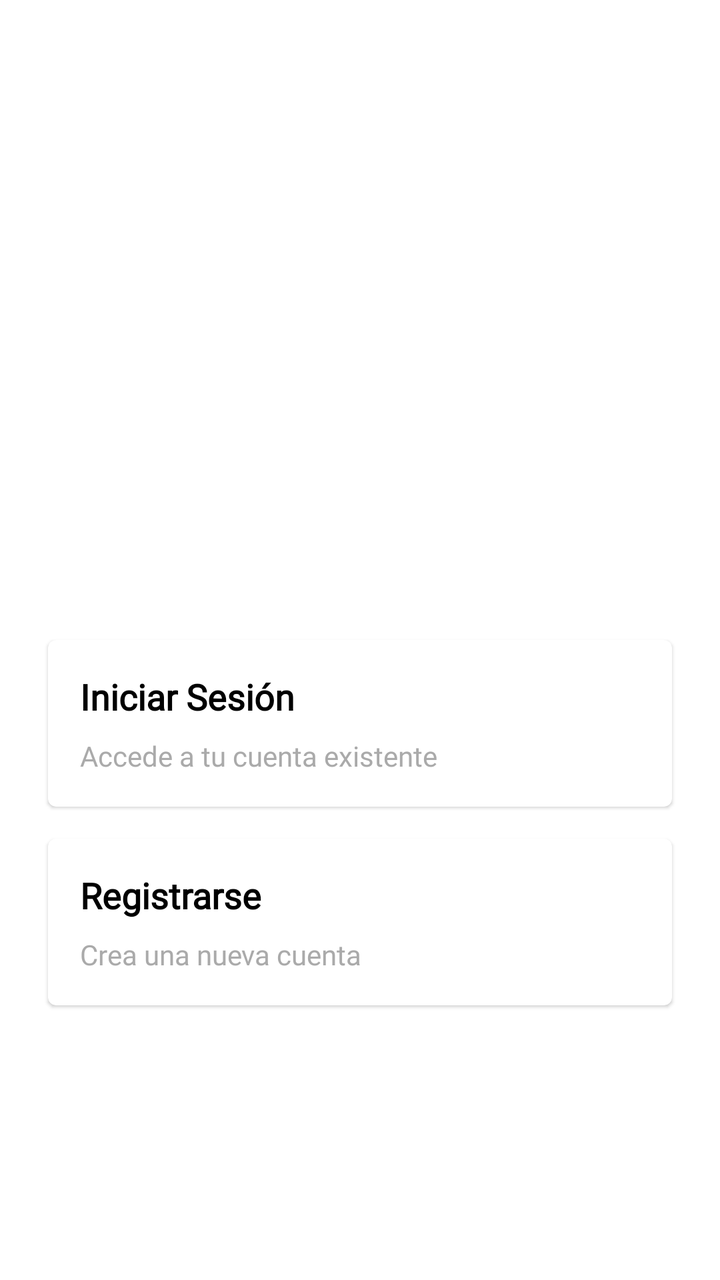
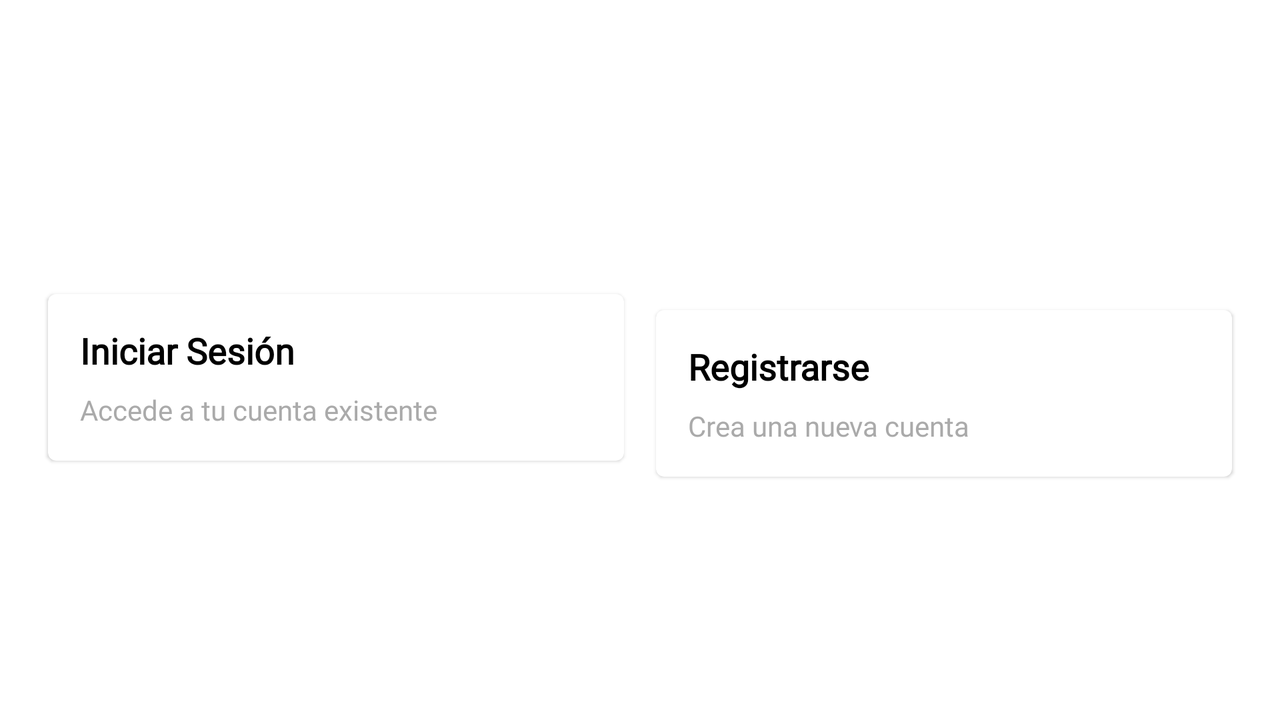

An Android layout and its configuration variant, each rendered on a device that would load it. The default file and the variant file are quoted in full after the pictures.
<!-- AndroidManifest.xml: activity theme Theme.EasyFinances -->
<!-- res/layout/activity_main.xml -->
<?xml version="1.0" encoding="utf-8"?>
<androidx.constraintlayout.widget.ConstraintLayout
    xmlns:android="http://schemas.android.com/apk/res/android"
    xmlns:app="http://schemas.android.com/apk/res-auto"
    android:layout_width="match_parent"
    android:layout_height="match_parent"
    android:background="@drawable/moneda"
    android:padding="16dp">

    
    <TextView
        android:id="@+id/textWelcome"
        android:layout_marginTop="10dp"
        android:layout_width="0dp"
        android:layout_height="wrap_content"
        android:text="@string/bienvenido_a_easyfinances"
        android:textSize="32sp"
        android:textStyle="bold"
        android:textColor="@color/white"
        android:gravity="center"
        android:layout_marginBottom="16dp"
        app:layout_constraintTop_toTopOf="parent"
        app:layout_constraintStart_toStartOf="parent"
        app:layout_constraintEnd_toEndOf="parent" />

    
    <androidx.constraintlayout.widget.Guideline
        android:id="@+id/guideline_middle"
        android:layout_width="wrap_content"
        android:layout_height="wrap_content"
        android:orientation="horizontal"
        app:layout_constraintGuide_percent="0.5" />

    
    <com.google.android.material.card.MaterialCardView
        android:id="@+id/cardLogin"
        android:layout_width="0dp"
        android:layout_height="wrap_content"
        android:layout_marginStart="8dp"
        android:layout_marginEnd="8dp"
        android:layout_marginBottom="32dp"
        android:clickable="true"
        android:focusable="true"
        android:background="?attr/selectableItemBackground"
        app:layout_constraintTop_toBottomOf="@id/guideline_middle"
        app:layout_constraintStart_toStartOf="parent"
        app:layout_constraintEnd_toEndOf="parent">

        <LinearLayout
            android:layout_width="match_parent"
            android:layout_height="wrap_content"
            android:orientation="vertical"
            android:padding="16dp">

            <TextView
                android:layout_width="match_parent"
                android:layout_height="wrap_content"
                android:text="@string/iniciar_sesion"
                android:textSize="18sp"
                android:textStyle="bold"
                android:layout_marginBottom="8dp"
                android:textColor="@android:color/black" />

            <TextView
                android:layout_width="match_parent"
                android:layout_height="wrap_content"
                android:text="@string/accede_a_tu_cuenta_existente"
                android:textSize="14sp"
                android:textColor="@android:color/darker_gray" />
        </LinearLayout>
    </com.google.android.material.card.MaterialCardView>

    
    <com.google.android.material.card.MaterialCardView
        android:id="@+id/cardRegister"
        android:layout_width="0dp"
        android:layout_height="wrap_content"
        android:layout_marginStart="8dp"
        android:layout_marginEnd="8dp"
        android:layout_marginTop="16dp"
        android:clickable="true"
        android:focusable="true"
        android:background="?attr/selectableItemBackground"
        app:layout_constraintTop_toBottomOf="@id/cardLogin"
        app:layout_constraintStart_toStartOf="parent"
        app:layout_constraintEnd_toEndOf="parent">

        <LinearLayout
            android:layout_width="match_parent"
            android:layout_height="wrap_content"
            android:orientation="vertical"
            android:padding="16dp">

            <TextView
                android:layout_width="match_parent"
                android:layout_height="wrap_content"
                android:text="@string/registrarse"
                android:textSize="18sp"
                android:textStyle="bold"
                android:layout_marginBottom="8dp"
                android:textColor="@android:color/black" />

            <TextView
                android:layout_width="match_parent"
                android:layout_height="wrap_content"
                android:text="@string/crea_una_nueva_cuenta"
                android:textSize="14sp"
                android:textColor="@android:color/darker_gray" />
        </LinearLayout>

    </com.google.android.material.card.MaterialCardView>
    
    <ImageButton
        android:id="@+id/buttonLanguage"
        android:layout_width="48dp"
        android:layout_height="48dp"
        android:layout_marginStart="268dp"
        android:layout_marginBottom="72dp"
        android:background="@color/cardview_light_background"
        android:contentDescription="@string/cambiar_idioma"
        android:src="@drawable/iconsidioma"
        app:layout_constraintBottom_toBottomOf="parent"
        app:layout_constraintStart_toStartOf="parent" />
</androidx.constraintlayout.widget.ConstraintLayout>
<!-- resources referenced by this layout -->
<resources>
  <color name="white">#FFFFFFFF</color>
  <string name="accede_a_tu_cuenta_existente">Accede a tu cuenta existente</string>
  <string name="bienvenido_a_easyfinances">Bienvenido a EasyFinances</string>
  <string name="cambiar_idioma">Cambiar Idioma</string>
  <string name="crea_una_nueva_cuenta">Crea una nueva cuenta</string>
  <string name="iniciar_sesion">Iniciar Sesión</string>
  <string name="registrarse">Registrarse</string>
  <style name="Theme.EasyFinances" parent="Theme.MaterialComponents.Light.NoActionBar">
          
          <item name="colorPrimary">@color/teal_700</item>
          <item name="colorPrimaryVariant">@color/teal_200</item>
          <item name="colorOnPrimary">@color/white</item>
  
          
          <item name="android:windowBackground">@color/white</item>
          <item name="android:textColorPrimary">@color/black</item>
  
          
          <item name="fontFamily">@font/roboto</item>
  
          
          <item name="android:statusBarColor">@color/teal_700</item>
          <item name="android:navigationBarColor">@color/white</item>
      </style>
  <color name="teal_700">#FF018786</color>
  <color name="teal_200">#FF03DAC5</color>
  <color name="black">#FF000000</color>
</resources>
<!-- res/layout-land/activity_main.xml (the repository's variant of the layout above) -->
<!-- drawn on the phone turned sideways -->
<?xml version="1.0" encoding="utf-8"?>

<androidx.constraintlayout.widget.ConstraintLayout
    xmlns:android="http://schemas.android.com/apk/res/android"
    xmlns:app="http://schemas.android.com/apk/res-auto"
    android:layout_width="match_parent"
    android:layout_height="match_parent"
    android:background="@drawable/moneda"
    android:padding="16dp">

    
    <ImageButton
        android:id="@+id/buttonLanguage"
        android:layout_width="48dp"
        android:layout_height="48dp"
        android:background="@color/cardview_light_background"
        android:contentDescription="@string/cambiar_idioma"
        android:src="@drawable/iconsidioma"
        app:layout_constraintTop_toTopOf="parent"
        app:layout_constraintEnd_toEndOf="parent"
        android:layout_margin="16dp" />

    
    <TextView
        android:id="@+id/textWelcome"
        android:layout_width="0dp"
        android:layout_height="wrap_content"
        android:text="@string/bienvenido_a_easyfinances"
        android:textSize="32sp"
        android:textStyle="bold"
        android:textColor="@color/white"
        android:gravity="center"
        android:layout_marginTop="16dp"
        app:layout_constraintTop_toBottomOf="@id/buttonLanguage"
        app:layout_constraintStart_toStartOf="parent"
        app:layout_constraintEnd_toEndOf="parent" />

    
    <com.google.android.material.card.MaterialCardView
        android:id="@+id/cardLogin"
        android:layout_width="0dp"
        android:layout_height="wrap_content"
        android:layout_margin="8dp"
        android:clickable="true"
        android:focusable="true"
        app:layout_constraintTop_toBottomOf="@id/textWelcome"
        app:layout_constraintStart_toStartOf="parent"
        app:layout_constraintEnd_toStartOf="@+id/cardRegister">

        <LinearLayout
            android:layout_width="match_parent"
            android:layout_height="wrap_content"
            android:orientation="vertical"
            android:padding="16dp">

            <TextView
                android:layout_width="match_parent"
                android:layout_height="wrap_content"
                android:text="@string/iniciar_sesion"
                android:textSize="18sp"
                android:textStyle="bold"
                android:layout_marginBottom="8dp"
                android:textColor="@android:color/black" />

            <TextView
                android:layout_width="match_parent"
                android:layout_height="wrap_content"
                android:text="@string/accede_a_tu_cuenta_existente"
                android:textSize="14sp"
                android:textColor="@android:color/darker_gray" />

        </LinearLayout>
    </com.google.android.material.card.MaterialCardView>

    
    <com.google.android.material.card.MaterialCardView
        android:id="@+id/cardRegister"
        android:layout_width="0dp"
        android:layout_height="wrap_content"
        android:layout_margin="8dp"
        android:clickable="true"
        android:focusable="true"
        app:layout_constraintTop_toTopOf="@id/cardLogin"
        app:layout_constraintStart_toEndOf="@id/cardLogin"
        app:layout_constraintEnd_toEndOf="parent">

        <LinearLayout
            android:layout_width="match_parent"
            android:layout_height="wrap_content"
            android:orientation="vertical"
            android:padding="16dp">

            <TextView
                android:layout_width="match_parent"
                android:layout_height="wrap_content"
                android:text="@string/registrarse"
                android:textSize="18sp"
                android:textStyle="bold"
                android:layout_marginBottom="8dp"
                android:textColor="@android:color/black" />

            <TextView
                android:layout_width="match_parent"
                android:layout_height="wrap_content"
                android:text="@string/crea_una_nueva_cuenta"
                android:textSize="14sp"
                android:textColor="@android:color/darker_gray" />

        </LinearLayout>
    </com.google.android.material.card.MaterialCardView>

</androidx.constraintlayout.widget.ConstraintLayout>
